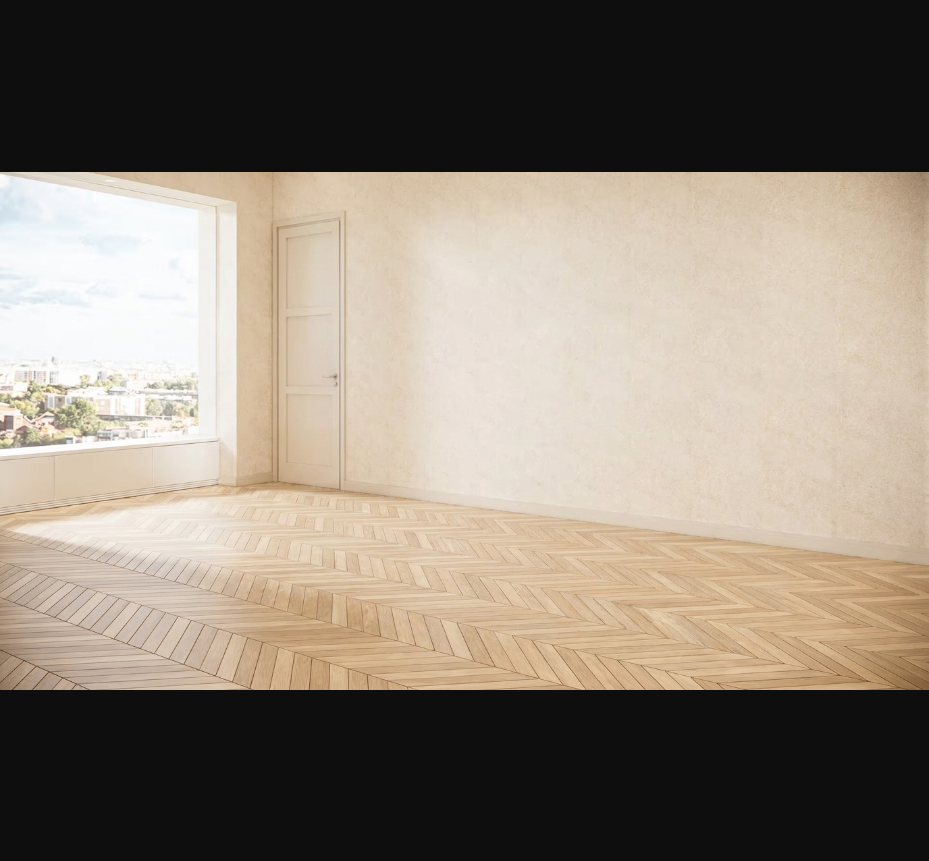
#> input picture cart-batch-empty-5a6ee6db.png, 929 x 861 px
$ python -i image_canvas.py   (imports and definitions only)
#> lines starting #> are read from the running program, lines starting #| are printed output that depends on the picture
import os
from typing import Optional

from PIL import Image, ImageOps


# [65 lines left out: functions get_image_size, image_matches_ratio, match_aspect_to_ratio, not called in this run]


def standardize_image(image_path, output_path=None, keep_ratio=False, force_landscape=False):
#> called with image_path = '../cart-batch-empty-5a6ee6db.png', keep_ratio = False, force_landscape = False
    try:
        if output_path is None:
            output_path = image_path
        with Image.open(image_path) as img:
#> img is the input picture: PIL image 929x861 RGB; mean R, G, B 137.3, 127, 114.8
            img = ImageOps.exif_transpose(img)

            if img.mode in ("RGBA", "P"):
                img = img.convert("RGBA")
                background = Image.new("RGBA", img.size, (210, 210, 210, 255))
                img = Image.alpha_composite(background, img).convert("RGB")
            elif img.mode != "RGB":
                img = img.convert("RGB")

            width, height = img.size
#> width = 929; height = 861

            if force_landscape:
                target_size = (1920, 1080)
                target_ratio = 16 / 9
            elif width >= height:
                target_size = (1920, 1080)
                target_ratio = 16 / 9
            else:
                target_size = (1080, 1350)
                target_ratio = 4 / 5

            if not keep_ratio:
                current_ratio = width / height
#> current_ratio = 1.08
                if current_ratio > target_ratio:
                    new_width = int(height * target_ratio)
                    offset = (width - new_width) // 2
                    img = img.crop((offset, 0, offset + new_width, height))
                else:
                    new_height = int(width / target_ratio)
#> new_height = 522
                    offset = (height - new_height) // 2
#> offset = 169
                    img = img.crop((0, offset, width, offset + new_height))
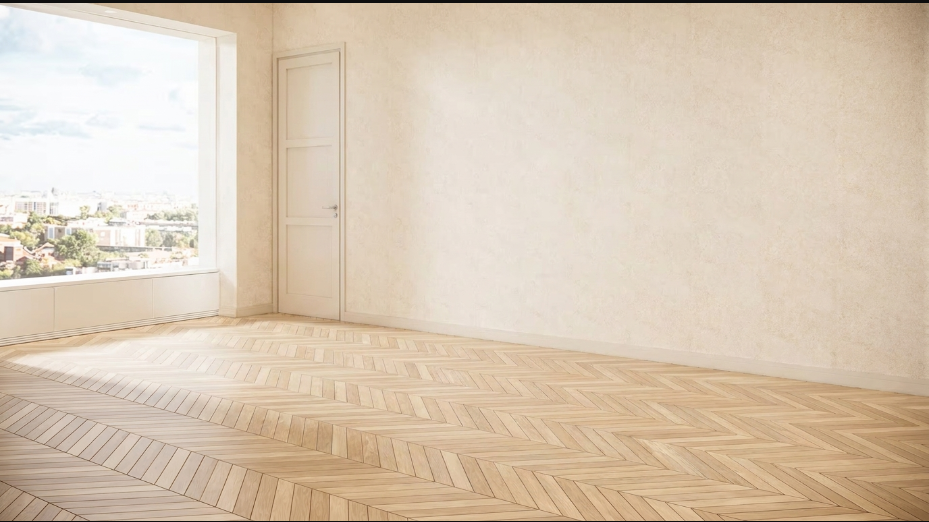
#> img: PIL image 929x522 RGB; mean R, G, B 217.4, 200.4, 180.3

                img = img.resize(target_size, Image.Resampling.LANCZOS)
#> img: PIL image 1920x1080 RGB

            base, _ = os.path.splitext(output_path)
            new_output_path = f"{base}.png"
            img.save(new_output_path, "PNG")
            return new_output_path
    except Exception as exc:
        print(f"!! 표준화 실패: {exc}", flush=True)
        return image_path


# [206 lines left out: functions set_png_dpi, _is_bottom_strip_mostly_white, standardize_image_to_reference_canvas, standardize_image_to_target_canvas, match_aspect_to_target, pad_image_to_target_canvas, not called in this run]

>>> result = standardize_image('../cart-batch-empty-5a6ee6db.png')

$ run again, on cart-batch-v1-5a6ee6db.png
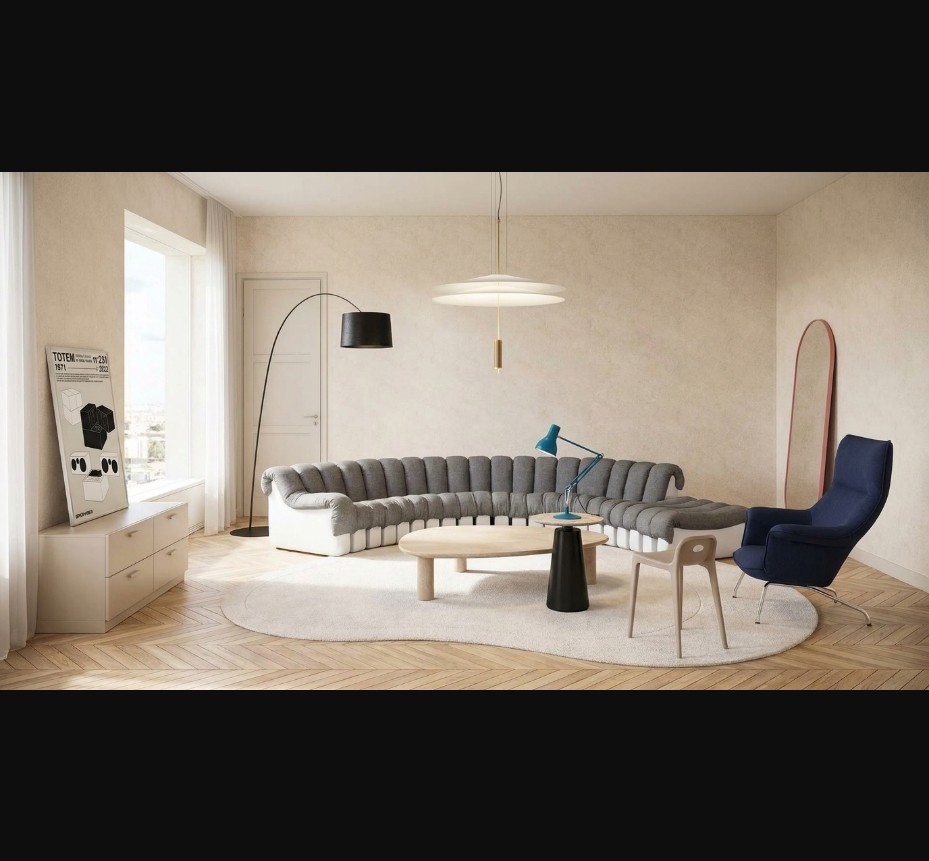
#> input picture cart-batch-v1-5a6ee6db.png, 929 x 861 px
#> in standardize_image, img is the input picture: PIL image 929x861 RGB; mean R, G, B 115.7, 107.5, 97.9
#> in standardize_image, `img = img.crop((0, offset, width, offset + new_height))`:
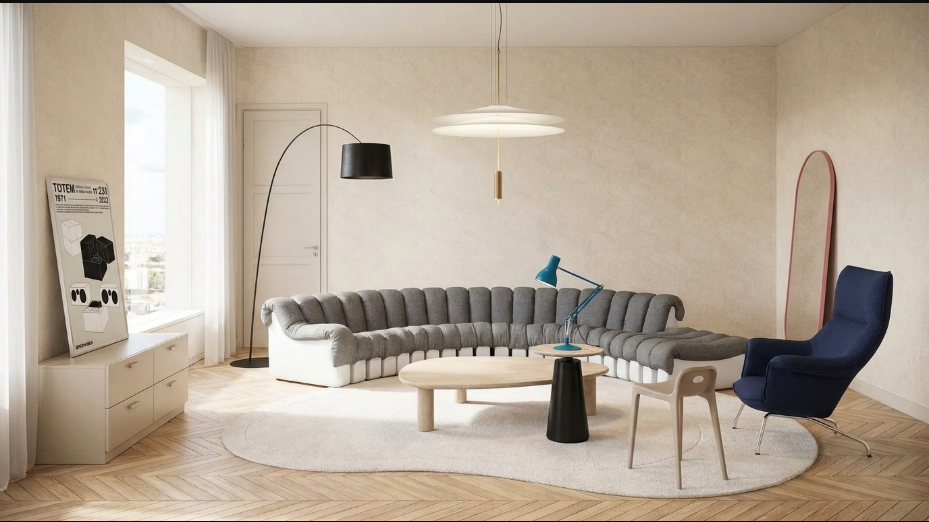
#> img: PIL image 929x522 RGB; mean R, G, B 181.8, 168.2, 152.5

$ run again, on cart-batch-v2-5a6ee6db.png
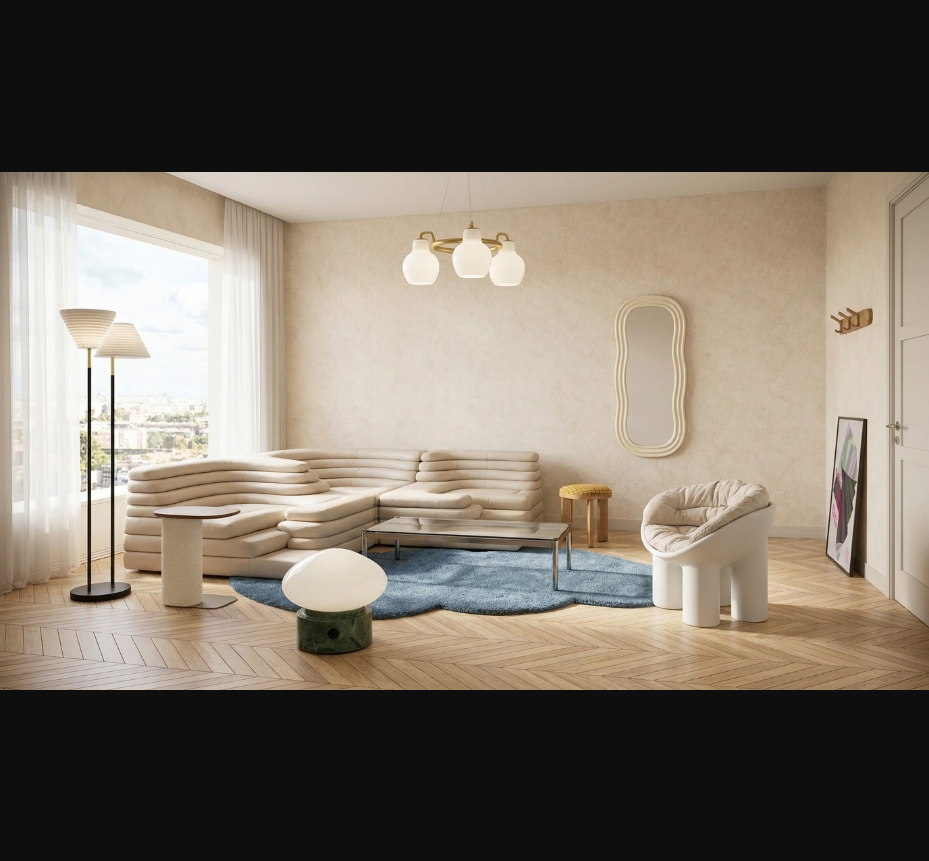
#> input picture cart-batch-v2-5a6ee6db.png, 929 x 861 px
#> in standardize_image, img is the input picture: PIL image 929x861 RGB; mean R, G, B 119.1, 110.3, 99.3
#> in standardize_image, `img = img.crop((0, offset, width, offset + new_height))`:
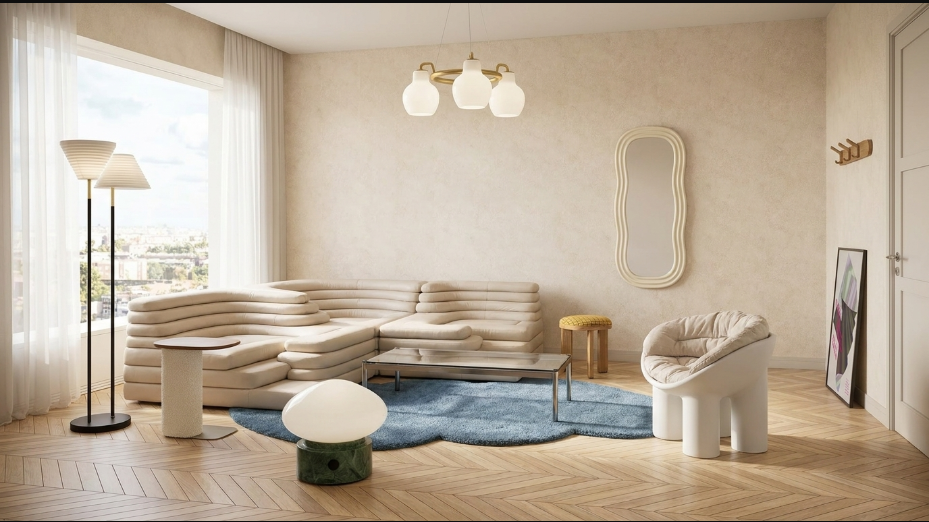
#> img: PIL image 929x522 RGB; mean R, G, B 187.4, 172.8, 154.7

$ run again, on cart-batch-v3-5a6ee6db.png
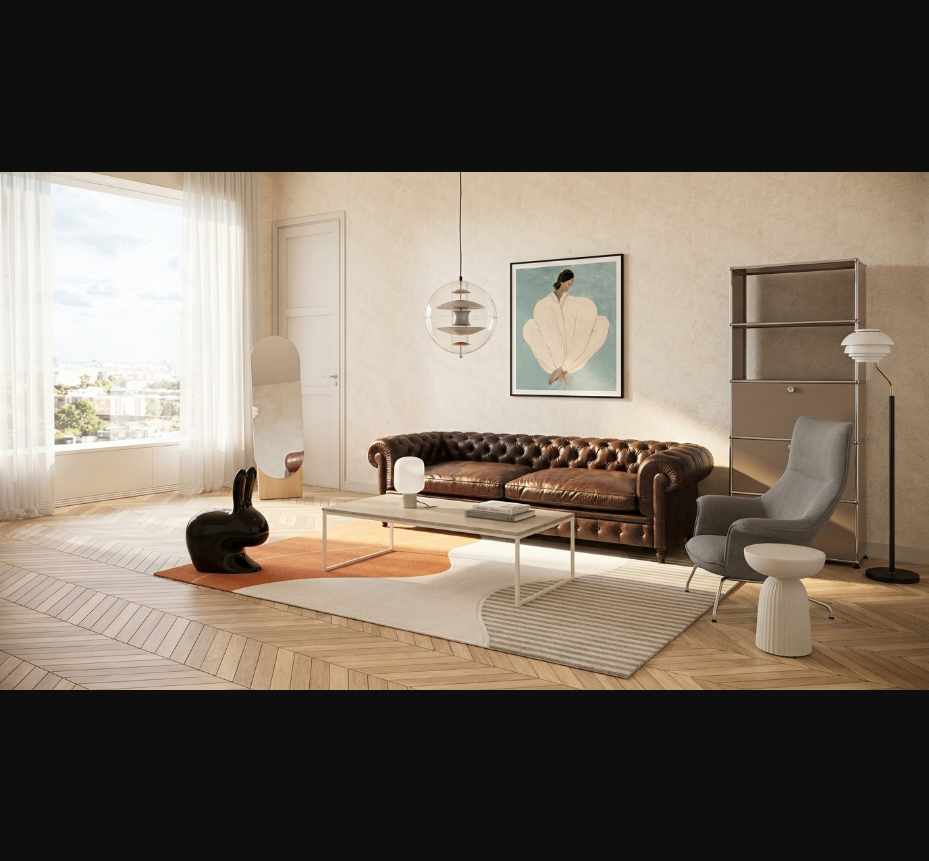
#> input picture cart-batch-v3-5a6ee6db.png, 929 x 861 px
#> in standardize_image, img is the input picture: PIL image 929x861 RGB; mean R, G, B 115.2, 104.8, 93.3
#> in standardize_image, `img = img.crop((0, offset, width, offset + new_height))`:
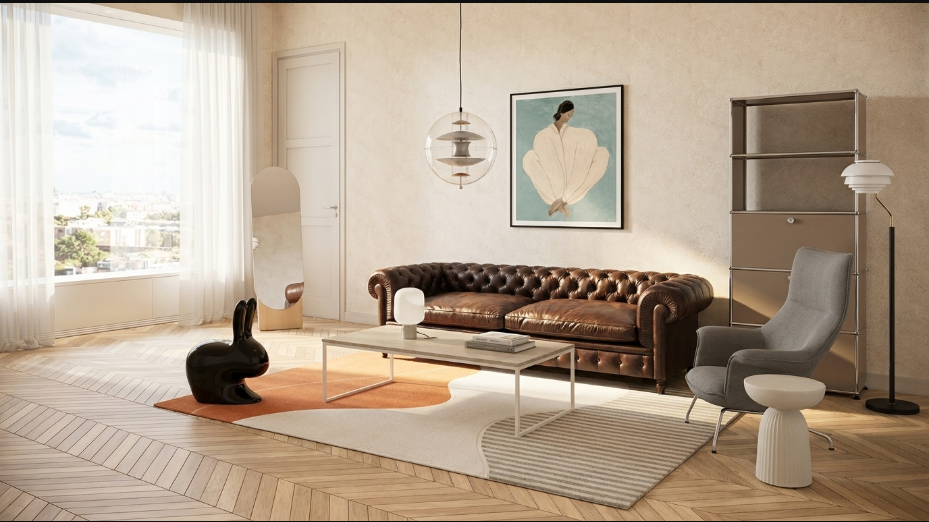
#> img: PIL image 929x522 RGB; mean R, G, B 180.9, 163.7, 144.9
